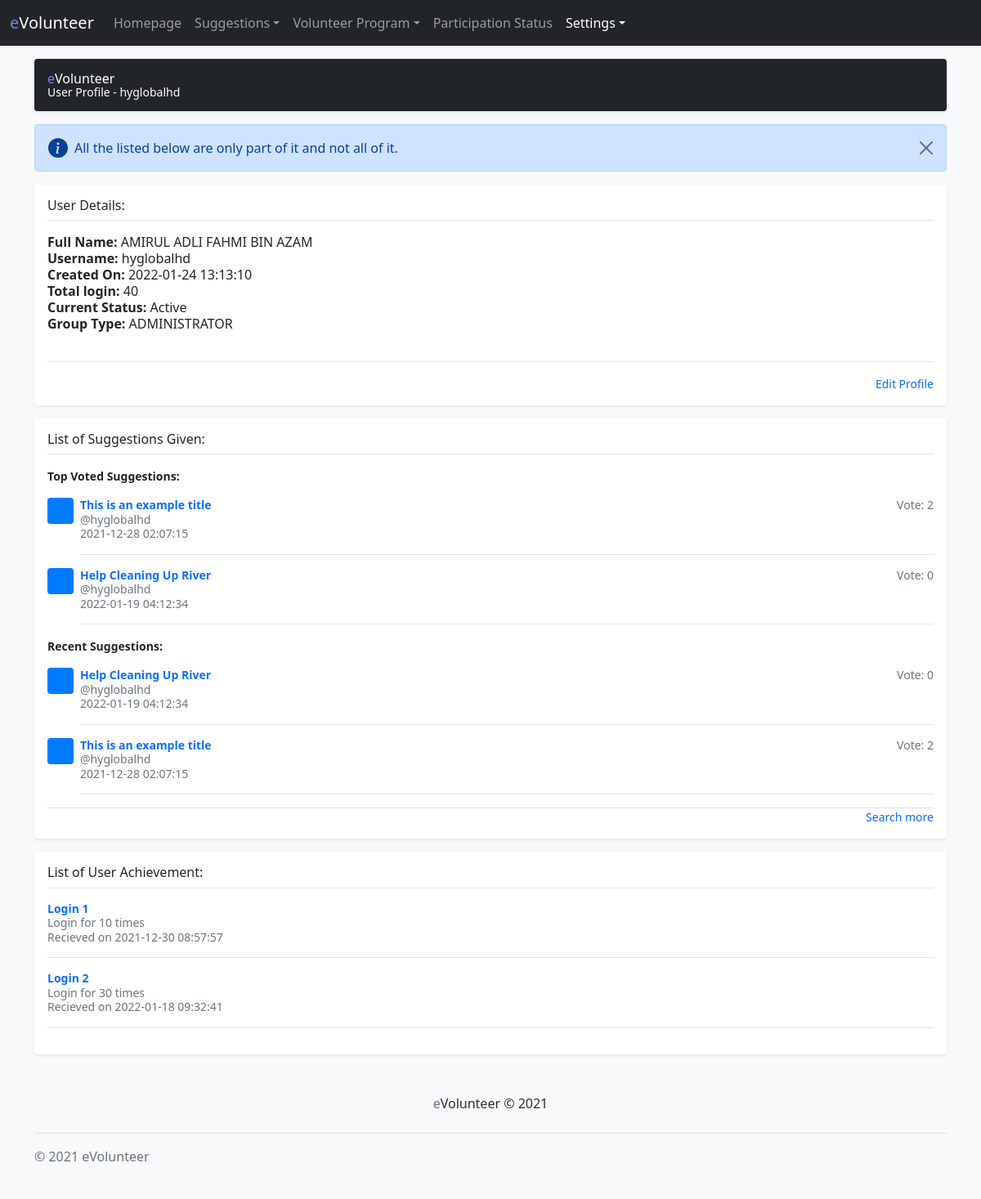
Page /user_profile.php (signed in) on the committed database.
### tables this page shows
CREATE TABLE `user` (
  `USER_NRIC` varchar(12) NOT NULL,
  `USER_USERNAME` varchar(50) NOT NULL,
  `USER_PASSWORD` char(100) NOT NULL,
  `USER_FULL_NAME` varchar(150) NOT NULL,
  `USER_EMAIL` varchar(100) NOT NULL,
  `USER_PHONE_NO` varchar(15) NOT NULL,
  `USER_CREATED_DATE` timestamp NOT NULL DEFAULT current_timestamp() ON UPDATE current_timestamp(),
  `USER_LOGIN_COUNT` int(11) NOT NULL,
  `USER_STATUS` char(5) NOT NULL,
  `GROUP_CODE` varchar(15) NOT NULL
);

CREATE TABLE `group` (
  `GROUP_CODE` varchar(15) NOT NULL,
  `GROUP_NAME` varchar(50) DEFAULT NULL,
  `GROUP_REMARKS` varchar(100) DEFAULT NULL,
  `GROUP_CREATED_BY` varchar(12) NOT NULL,
  `GROUP_CREATED_DATE` timestamp NOT NULL DEFAULT current_timestamp()
);

CREATE TABLE `suggestions` (
  `SUGGESTIONS_ID` varchar(25) NOT NULL,
  `SUGGESTIONS_TITLE` varchar(50) NOT NULL,
  `SUGGESTIONS_DETAILS` longtext NOT NULL,
  `SUGGESTIONS_CREATED_DATE` timestamp NOT NULL DEFAULT current_timestamp() ON UPDATE current_timestamp(),
  `USER_NRIC` varchar(12) NOT NULL
);

CREATE TABLE `achievement` (
  `ACHIEVEMENT_ID` varchar(15) NOT NULL,
  `ACHIEVEMENT_NAME` varchar(50) NOT NULL,
  `ACHIEVEMENT_DESCRIPTION` varchar(150) DEFAULT NULL,
  `ACHIEVEMENT_CREATED_DATE` timestamp NOT NULL DEFAULT current_timestamp() ON UPDATE current_timestamp(),
  `USER_NRIC` varchar(12) NOT NULL
);

CREATE TABLE `user_achievement` (
  `USER_NRIC` varchar(12) NOT NULL,
  `ACHIEVEMENT_ID` varchar(15) NOT NULL,
  `RECEIVED_DATE` timestamp NOT NULL DEFAULT current_timestamp() ON UPDATE current_timestamp()
);

### user_profile.php (the view, shortened to what the rows shown need)
<?php
include 'src/db.php';
include 'src/suggestions.php';
include 'src/users.php';
include 'src/group.php';
include 'src/achievement.php';
$sAPI = new suggestions();
$uAPI = new users();
$gAPI = new group();
$aAPI = new achievement();
$currUser = $_SESSION["nric"];
$msgt = "";
$username = "";
$createddate = "";
$logincount = "";
$userstatus = "";
$groupcode = "";
$fullname = "";
$usertopsuggestions = $userrecentsuggestions = $uacontent = "";
if (isset($_GET['username']) && strlen(trim($_GET['username'])) > 0) {
    $searchUsername = $_GET['username'];
    $searchUsernameNRIC = $uAPI->getUserNRIC($searchUsername);
    if (!(is_null($searchUsernameNRIC))) {
        foreach ($searchUsernameNRIC as $searchUsernameNRICs) {
            $searchUsernameNRIC = $searchUsernameNRICs['USER_NRIC'];
        }
        $userdetail = $uAPI->getUserDetails($searchUsernameNRIC);
        if (!(is_null($userdetail))) {
            foreach ($userdetail as $userdetails) {
                $username = $userdetails['USER_USERNAME'];
                $nric = $userdetails['USER_NRIC'];
                $fullname = $userdetails['USER_FULL_NAME'];
                $email = $userdetails['USER_EMAIL'];
                $phoneno = $userdetails['USER_PHONE_NO'];
                $createddate = $userdetails['USER_CREATED_DATE'];
                $logincount = $userdetails['USER_LOGIN_COUNT'];
                $userstatus = $userdetails['USER_STATUS'];
                $groupcode = $userdetails['GROUP_CODE'];
                if($nric == $currUser){
                    $fullname = $userdetails['USER_FULL_NAME'];
                }
                $utsd = $sAPI->getUserTopSuggestionsLimitOrder($nric, 0, 3, 'DESC');
                if (!(is_null($utsd))) {
                    foreach ($utsd as $utsds) {
                        $sId = $utsds['SUGGESTIONS_ID'];
                        $sTitle = $utsds['SUGGESTIONS_TITLE'];
                        $sDetails = $utsds['SUGGESTIONS_DETAILS'];
                        $sCreatedDate = $utsds['SUGGESTIONS_CREATED_DATE'];
                        $cCreatedBy = $utsds['USER_NRIC'];
                        $userUsername = $uAPI->getUserUsername($cCreatedBy);
                        $voteCount = $sAPI->getVote($sId);
                        $usertopsuggestions = $usertopsuggestions . "<a href='view_suggestions.php?id=" . $sId . "' class='text-muted' style='text-decoration: none;'><div class='d-flex text-muted pt-3'><svg class='bd-placeholder-img flex-shrink-0 me-2 rounded' width='32' height='32' xmlns='http://www.w3.org/2000/svg' role='img' aria-label='Placeholder: 32x32' preserveAspectRatio='xMidYMid slice' focusable='false'><title>Placeholder</title><rect width='100%' height='100%' fill='#007bff' /><text x='50%' y='50%' fill='#007bff' dy='.3em'>32x32</text></svg><div class='pb-3 mb-0 small lh-sm border-bottom w-100'><div class='d-flex justify-content-between'><strong class='text-primary'>" . $sTitle . "</strong><span>Vote: " . $voteCount . "</span></div><span class='d-block text-muted'>@" . $userUsername . "</span><span>" . $sCreatedDate . "</span></div></div></a>";
                    }
                }
                $ursd = $sAPI->getUserRecentSuggestionsLimitOrder($nric, 0, 3, 'DESC');
                if (!(is_null($ursd))) {
                    foreach ($ursd as $ursds) {
                        $sId = $ursds['SUGGESTIONS_ID'];
                        $sTitle = $ursds['SUGGESTIONS_TITLE'];
                        $sDetails = $ursds['SUGGESTIONS_DETAILS'];
                        $sCreatedDate = $ursds['SUGGESTIONS_CREATED_DATE'];
                        $cCreatedBy = $ursds['USER_NRIC'];
                        $userUsername = $uAPI->getUserUsername($cCreatedBy);
                        $voteCount = $sAPI->getVote($sId);
                        $userrecentsuggestions = $userrecentsuggestions . "<a href='view_suggestions.php?id=" . $sId . "' class='text-muted' style='text-decoration: none;'><div class='d-flex text-muted pt-3'><svg class='bd-placeholder-img flex-shrink-0 me-2 rounded' width='32' height='32' xmlns='http://www.w3.org/2000/svg' role='img' aria-label='Placeholder: 32x32' preserveAspectRatio='xMidYMid slice' focusable='false'><title>Placeholder</title><rect width='100%' height='100%' fill='#007bff' /><text x='50%' y='50%' fill='#007bff' dy='.3em'>32x32</text></svg><div class='pb-3 mb-0 small lh-sm border-bottom w-100'><div class='d-flex justify-content-between'><strong class='text-primary'>" . $sTitle . "</strong><span>Vote: " . $voteCount . "</span></div><span class='d-block text-muted'>@" . $userUsername . "</span><span>" . $sCreatedDate . "</span></div></div></a>";
                    }
                }
                $ualist = $aAPI->getUserAchievement($nric);
                if (!(is_null($ualist))) {
                    foreach ($ualist as $ualists) {
                        $a_id = $ualists['ACHIEVEMENT_ID'];
                        $a_received = $ualists['RECEIVED_DATE'];
                        $adetail = $aAPI->getAchievementDetails($a_id);
                        if (!(is_null($adetail))) {
                            foreach ($adetail as $adetails) {
                                $a_name = $adetails['ACHIEVEMENT_NAME'];
                                $a_desc = $adetails['ACHIEVEMENT_DESCRIPTION'];
                                $a_created = $adetails['ACHIEVEMENT_CREATED_DATE'];
                                $a_created_by = $adetails['USER_NRIC'];
                                $uacontent = $uacontent . "<div class='d-flex text-muted pt-3'><div class='pb-3 mb-0 small lh-sm border-bottom w-100'><div class=''><strong class='text-primary'>" . $a_name . "</strong><br><span>" . $a_desc . "</span></div><span class='d-block text-muted'>Recieved on " . $a_received . "</span><span></span></div></div>";
                            }
                        }
                    }
                } else {
                    $uacontent = "There is no achievement yet.";
                }
            }
        } else {
            $msgt = $msgt . $sAPI->msgbox(3, "Opsie!! Something went wrong. Please try again.");
        }
    } else {
        $msgt = $msgt . $sAPI->msgbox(2, "The user you looking for does not exist.");
    }
} else {
    $userdetail = $uAPI->getUserDetails($currUser);
    if (!(is_null($userdetail))) {
        foreach ($userdetail as $userdetails) {
            $username = $userdetails['USER_USERNAME'];
            $nric = $userdetails['USER_NRIC'];
            $fullname = $userdetails['USER_FULL_NAME'];
            $createddate = $userdetails['USER_CREATED_DATE'];
            $logincount = $userdetails['USER_LOGIN_COUNT'];
            $userstatus = $userdetails['USER_STATUS'];
            $groupcode = $userdetails['GROUP_CODE'];
            $fullname = $userdetails['USER_FULL_NAME'];
            $utsd = $sAPI->getUserTopSuggestionsLimitOrder($nric, 0, 3, 'DESC');
            if (!(is_null($utsd))) {
                foreach ($utsd as $utsds) {
                    $sId = $utsds['SUGGESTIONS_ID'];
                    $sTitle = $utsds['SUGGESTIONS_TITLE'];
                    $sCreatedDate = $utsds['SUGGESTIONS_CREATED_DATE'];
                    $cCreatedBy = $utsds['USER_NRIC'];
                    $userUsername = $uAPI->getUserUsername($cCreatedBy);
                    $voteCount = $sAPI->getVote($sId);
                    $usertopsuggestions = $usertopsuggestions . "<a href='view_suggestions.php?id=" . $sId . "' class='text-muted' style='text-decoration: none;'><div class='d-flex text-muted pt-3'><svg class='bd-placeholder-img flex-shrink-0 me-2 rounded' width='32' height='32' xmlns='http://www.w3.org/2000/svg' role='img' aria-label='Placeholder: 32x32' preserveAspectRatio='xMidYMid slice' focusable='false'><title>Placeholder</title><rect width='100%' height='100%' fill='#007bff' /><text x='50%' y='50%' fill='#007bff' dy='.3em'>32x32</text></svg><div class='pb-3 mb-0 small lh-sm border-bottom w-100'><div class='d-flex justify-content-between'><strong class='text-primary'>" . $sTitle . "</strong><span>Vote: " . $voteCount . "</span></div><span class='d-block text-muted'>@" . $userUsername . "</span><span>" . $sCreatedDate . "</span></div></div></a>";
                }
            }
            $ursd = $sAPI->getUserRecentSuggestionsLimitOrder($nric, 0, 3, 'DESC');
            if (!(is_null($ursd))) {
                foreach ($ursd as $ursds) {
                    $sId = $ursds['SUGGESTIONS_ID'];
                    $sTitle = $ursds['SUGGESTIONS_TITLE'];
                    $sCreatedDate = $ursds['SUGGESTIONS_CREATED_DATE'];
                    $cCreatedBy = $ursds['USER_NRIC'];
                    $userUsername = $uAPI->getUserUsername($cCreatedBy);
                    $voteCount = $sAPI->getVote($sId);
                    $userrecentsuggestions = $userrecentsuggestions . "<a href='view_suggestions.php?id=" . $sId . "' class='text-muted' style='text-decoration: none;'><div class='d-flex text-muted pt-3'><svg class='bd-placeholder-img flex-shrink-0 me-2 rounded' width='32' height='32' xmlns='http://www.w3.org/2000/svg' role='img' aria-label='Placeholder: 32x32' preserveAspectRatio='xMidYMid slice' focusable='false'><title>Placeholder</title><rect width='100%' height='100%' fill='#007bff' /><text x='50%' y='50%' fill='#007bff' dy='.3em'>32x32</text></svg><div class='pb-3 mb-0 small lh-sm border-bottom w-100'><div class='d-flex justify-content-between'><strong class='text-primary'>" . $sTitle . "</strong><span>Vote: " . $voteCount . "</span></div><span class='d-block text-muted'>@" . $userUsername . "</span><span>" . $sCreatedDate . "</span></div></div></a>";
                }
            }
            $ualist = $aAPI->getUserAchievement($nric);
            if (!(is_null($ualist))) {
                foreach ($ualist as $ualists) {
                    $a_id = $ualists['ACHIEVEMENT_ID'];
                    $a_received = $ualists['RECEIVED_DATE'];
                    $adetail = $aAPI->getAchievementDetails($a_id);
                    if (!(is_null($adetail))) {
                        foreach ($adetail as $adetails) {
                            $a_name = $adetails['ACHIEVEMENT_NAME'];
                            $a_desc = $adetails['ACHIEVEMENT_DESCRIPTION'];
                            $uacontent = $uacontent . "<div class='d-flex text-muted pt-3'><div class='pb-3 mb-0 small lh-sm border-bottom w-100'><div class=''><strong class='text-primary'>" . $a_name . "</strong><br><span>" . $a_desc . "</span></div><span class='d-block text-muted'>Recieved on " . $a_received . "</span><span></span></div></div>";
                        }
                    }
                }
            } else {
                $uacontent = "There is no achievement yet.";
            }
        }
    }
}
$msgt = $msgt . $sAPI->msgbox(0, "All the listed below are only part of it and not all of it.");
if ($uAPI->getUserUsername($currUser) !== $username) {
    $msgt = $msgt . $sAPI->msgbox(0, "You are currently viewing other people's profile. <a class='text-primary' style='text-decoration: none;' href='user_profile.php'>Check here to see your own profile.</a>");
} else {
    $checkEditable = "<a href='edit_user_profile.php' class='text-primary' style='text-decoration: none;'>Edit Profile</a>";
}
if ($userstatus === "A") {
    $userstatus = "Active";
} else if ($userstatus === "I") {
    $userstatus = "Inactive";
} else if ($userstatus === "B") {
    $userstatus = "Banned";
}
$groupcode = $gAPI->getGroupName($groupcode);
?>
<!doctype html>
<html lang="en">
<head>
    <link href="bootstrap-5.1.3-dist/css/bootstrap.min.css" rel="stylesheet">
    <link href="css/offcanvas.css" rel="stylesheet">
    <link href="css/dropdown.css" rel="stylesheet">
</head>
<body class="bg-light">
    <main class="container">
        <div class="d-flex align-items-center p-3 my-3 text-white bg-dark rounded shadow-sm">
            <div class="lh-1">
                <h1 class="h6 mb-0 text-white lh-1"><span style="color: #7289DA;">e</span>Volunteer</h1>
            </div>
        </div>
        <div class="my-3 p-3 bg-body rounded shadow-sm">
            <div class="d-flex text-muted pt-3">
                <div class="pb-3 mb-0 lh-sm border-bottom w-100">
                    <div class="">
                        <?php
                        if(isset($fullname) && $fullname != ""){
                            $formatName = "<strong class='text-dark'>Full Name: </strong><span class='text-dark'>$fullname</span>";
                            echo $formatName;
                        }
                        ?>
                    </div>
                    <div class="">
                        <strong class="text-dark">Created On: </strong>
                        <span class="text-dark"> <?php echo $createddate; ?></span>
                    </div>
                    <div class="">
                        <strong class="text-dark">Total login: </strong>
                        <span class="text-dark"> <?php echo $logincount; ?></span>
                    </div>
                    <div class="">
                        <strong class="text-dark">Current Status: </strong>
                        <span class="text-dark"> <?php echo $userstatus; ?></span>
                    </div>
                    <div class="">
                        <strong class="text-dark">Group Type: </strong>
                        <span class="text-dark"> <?php echo $groupcode; ?></span>
                    </div>
                    <br>
                </div>
            </div>
        </div>
        <div class="my-3 p-3 bg-body rounded shadow-sm">
            <?php echo $usertopsuggestions; ?>
            <?php echo $userrecentsuggestions; ?>
        </div>
        <div class="my-3 p-3 bg-body rounded shadow-sm">
            <?php echo $uacontent; ?>
        </div>
    </main>
</body>
</html>

### rows in the picture
user: USER_FULL_NAME "AMIRUL ADLI FAHMI BIN AZAM", USER_CREATED_DATE "2022-01-24 13:13:10", USER_LOGIN_COUNT "40", USER_STATUS "Active", GROUP_CODE.GROUP_NAME "ADMINISTRATOR"
suggestions: SUGGESTIONS_TITLE "This is an example title", SUGGESTIONS_CREATED_DATE "2021-12-28 02:07:15"
suggestions: SUGGESTIONS_TITLE "Help Cleaning Up River", SUGGESTIONS_CREATED_DATE "2022-01-19 04:12:34"
achievement: ACHIEVEMENT_NAME "Login 1", ACHIEVEMENT_DESCRIPTION "Login for 10 times"
user_achievement: RECEIVED_DATE "2021-12-30 08:57:57"
achievement: ACHIEVEMENT_NAME "Login 2", ACHIEVEMENT_DESCRIPTION "Login for 30 times"
user_achievement: RECEIVED_DATE "2022-01-18 09:32:41"

### other values in the picture
$username "hyglobalhd"
$msg "All the listed below are only part of it and not all of it."
$voteCount "2 0"
$userUsername "hyglobalhd hyglobalhd"
$voteCount "0 2"
